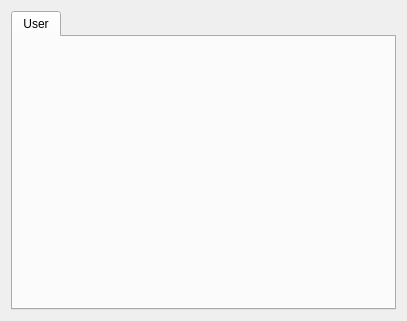
<ui version="4.0" >
 <class>SettingsWidget</class>
 <widget class="QWidget" name="SettingsWidget" >
  <property name="geometry" >
   <rect>
    <x>0</x>
    <y>0</y>
    <width>407</width>
    <height>321</height>
   </rect>
  </property>
  <property name="windowTitle" >
   <string>Form</string>
  </property>
  <layout class="QGridLayout" name="gridLayout" >
   <item row="0" column="0" >
    <widget class="QTabWidget" name="settingsTabWidget" >
     <property name="currentIndex" >
      <number>0</number>
     </property>
     <widget class="QWidget" name="userTab" >
      <property name="geometry" >
       <rect>
        <x>0</x>
        <y>0</y>
        <width>391</width>
        <height>279</height>
       </rect>
      </property>
      <attribute name="title" >
       <string>User</string>
      </attribute>
     </widget>
    </widget>
   </item>
  </layout>
 </widget>
 <resources/>
 <connections/>
</ui>
